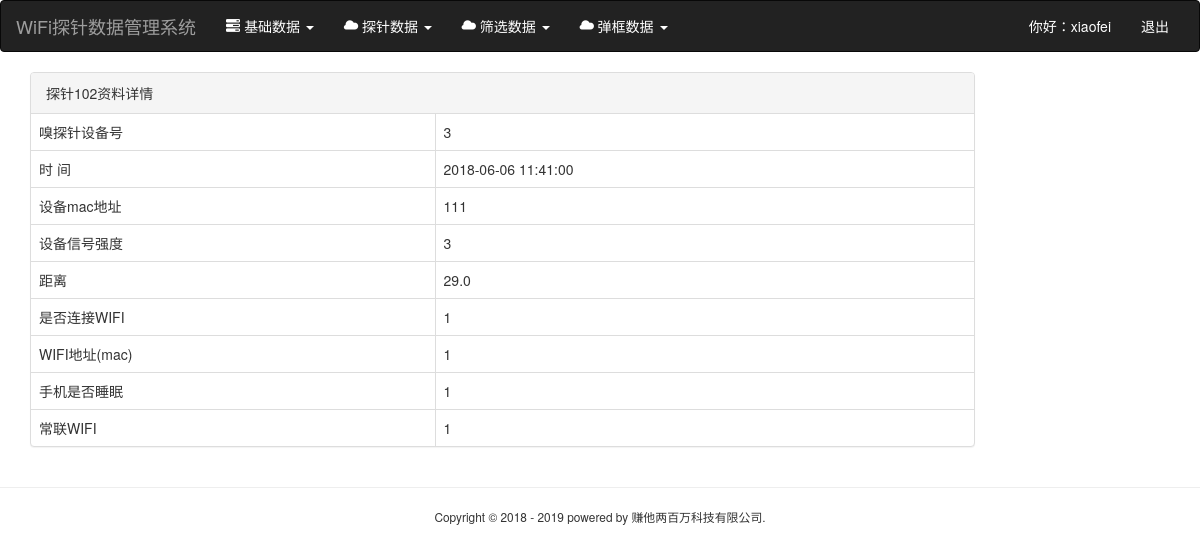
The page /sniffer_detail/102 (signed in) on the database its author committed.
### probe/models.py (models this page shows, shortened)
class SnifferDetail(models.Model):
    row_id = models.AutoField(primary_key=True)
    master_id = models.IntegerField()
    time = models.DateTimeField()
    router = models.CharField(max_length=100)
    mac = models.CharField(max_length=100)
    rssi = models.CharField(max_length=100)
    rssi1 = models.CharField(max_length=100)
    rssi2 = models.CharField(max_length=100)
    rssi3 = models.CharField(max_length=100)
    rssi4 = models.CharField(max_length=100)
    range = models.FloatField(max_length=100)
    ts = models.CharField(max_length=100)
    tc = models.CharField(max_length=100)
    tmc = models.CharField(max_length=100)
    ds = models.CharField(max_length=100)
    essid0 = models.CharField(max_length=100)
    essid1 = models.CharField(max_length=100)
    essid2 = models.CharField(max_length=100)
    essid3 = models.CharField(max_length=100)
    essid4 = models.CharField(max_length=100)
    essid5 = models.CharField(max_length=100)
    essid6 = models.CharField(max_length=100)
    class Meta:
        ordering = ['-time']

### probe/views.py (the view)
# urls.py: path('sniffer_detail/<int:sniffer_id>', sniffer_detail, name='sniffer_detail'),
@login_required
def sniffer_detail(req, sniffer_id):
	sniffer_details = get_object_or_404(SnifferDetail, row_id=sniffer_id)
	context = {}
	context['sniffer_details'] = sniffer_details
	return render(req, 'probe/sniffer_detail.html', context)

### probe/templates/probe/sniffer_detail.html
{% extends 'base.html' %}
{% load staticfiles %}
{% block content %}
	<div class="container">
        <div class="row">
            <div class="col-xs-12 col-sm-8 col-md-9 col-lg-10">
                <div class="panel panel-default">
                    <div class="panel-heading">{% block blog_list_title %}探针{{ sniffer_details.row_id }}资料详情{% endblock %}</div>
						<table class="table table-bordered">
							<tbody>
								<tr>
									<td>嗅探针设备号</td>
									<td>{{ sniffer_details.master_id }}</td>
								</tr>
								<tr>
									<td>时  间</td>
									<td>{{ sniffer_details.time|date:"Y-m-d H:i:s" }}</td>
								</tr>
								<tr>
									<td>设备mac地址</td>
									<td>{{ sniffer_details.mac }}</td>
								</tr>
								<tr>
									<td>设备信号强度</td>
									<td>{{ sniffer_details.rssi }}</td>
								</tr>
								<tr>
									<td>距离</td>
									<td>{{ sniffer_details.range }}</td>
								</tr>
								<tr>
									<td>是否连接WIFI</td>
									<td>{{ sniffer_details.tc }}</td>
								</tr>
								<tr>
									<td>WIFI地址(mac)</td>
									<td>{{ sniffer_details.tmc }}</td>
								</tr>
								<tr>
									<td>手机是否睡眠</td>
									<td>{{ sniffer_details.ds }}</td>
								</tr>
								<tr>
									<td>常联WIFI</td>
									<td>{{ sniffer_details.essid0 }}</td>
								</tr>
							</tbody>
						</table>
				</div>
			</div>
		</div>
	</div>
{% endblock %}

### probe/templates/base.html (shortened to what this page needs)
<!doctype html>
{% load staticfiles %}
<html>
<head>
    <link rel="stylesheet" href="{% static 'bootstrap-3.3.7/css/bootstrap.min.css' %}">
	<link  rel="stylesheet" href="{% static 'css/base.css'%}">
</head>
<body>
<nav class="navbar navbar-inverse" >
	<div class="container-fluid">
		<div class="navbar-header">
			<a class="navbar-brand" href="{% url 'sniffer_list' %}">WiFi探针数据管理系统</a>
		</div>
		<div class="collapse navbar-collapse" id="bs-example-navbar-collapse-1">
			<ul class="nav navbar-nav">
				<li class="dropdown">
				<a href="#" class="dropdown-toggle" data-toggle="dropdown" role="button" aria-haspopup="true" aria-expanded="false" style="color:white;">
				<span class="glyphicon glyphicon glyphicon-tasks" aria-hidden="true"></span>
				基础数据 <span class="caret"></span></a>
				</li>
				<li class="dropdown">
					<a href="#" class="dropdown-toggle" data-toggle="dropdown" role="button" aria-haspopup="true" aria-expanded="false" style="color:white;">
					<span class="glyphicon glyphicon glyphicon-cloud" aria-hidden="true"></span>
					探针数据 <span class="caret"></span></a>
				</li>
				<li class="dropdown">
					<a href="#" class="dropdown-toggle" data-toggle="dropdown" role="button" aria-haspopup="true" aria-expanded="false" style="color:white;">
					<span class="glyphicon glyphicon glyphicon-cloud" aria-hidden="true"></span>
					筛选数据 <span class="caret"></span></a>
				</li>
				<li class="dropdown">
					<a href="#" class="dropdown-toggle" data-toggle="dropdown" role="button" aria-haspopup="true" aria-expanded="false" style="color:white;">
					<span class="glyphicon glyphicon glyphicon-cloud" aria-hidden="true"></span>
					弹框数据 <span class="caret"></span></a>
				</li>
			</ul>
			<ul class="nav navbar-nav navbar-right">
				{% if request.user.is_authenticated %}
					<li><a href="#" style="color:white;">你好：{{ request.user }}  </a> </li>
					<li><a href="{% url 'logout' %}" style="color:white;">退出</a></li>
					{% else %}
					<li>
					<a href="{% url 'login' %}" style="color:white;">登录</a>
					</li>
				{% endif %}
			</ul>
		</div>
	</div>
</nav>
{% block content %}
{% endblock %}
<div class="row img-rounded">
    <hr>
    <small>
        <div style="text-align: center;">
            Copyright © 2018 - 2019 powered by 赚他两百万科技有限公司.
        </div>
    </small>
</div>
</body>
</html>

### rows shown on the page
SnifferDetail: row_id "102", master_id "3", time "2018-06-06 11:41:00", mac "111", rssi "3", range "29.0", tc "1", tmc "1", ds "1", essid0 "1"

### other values the page prints
{{ request.user }} "xiaofei"
